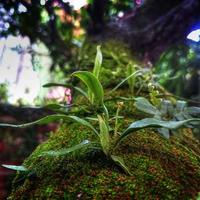
#> input picture icon.png, 200 x 200 px
$ python convert_to_pxl.py icon.png
#> lines starting #> are read from the running program, lines starting #| are printed output that depends on the picture
#!/usr/bin/env python3
# convert_to_pxl.py
"""Convertir des images en format .pxl pour StoreApp.TUI"""

import os
import sys
from pathlib import Path
from PIL import Image
import requests
from rich_pixels import Pixels
from rich.console import Console
import argparse


def download_image(url: str, output_path: Path) -> bool:
    """Télécharge une image depuis une URL"""
    try:
        response = requests.get(url, timeout=30)
        if response.status_code == 200:
            output_path.write_bytes(response.content)
            print(f"✅ Téléchargé: {output_path}")
            return True
        else:
            print(f"❌ Erreur {response.status_code}: {url}")
            return False
    except Exception as e:
        print(f"❌ Erreur: {e}")
        return False


def convert_to_pxl(image_path: Path, output_path: Path, width: int = 40, height: int = 20) -> bool:
    """Convertit une image en format ANSI .pxl"""
#> called with width = 40, height = 20
    try:
        # Ouvrir l'image
        img = Image.open(image_path)
#> img is the input picture: PIL image 200x200 RGB; mean R, G, B 73, 78.9, 55.4

        # Redimensionner
        img.thumbnail((width, height), Image.Resampling.LANCZOS)
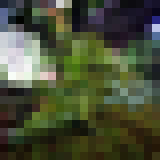
#> img: PIL image 20x20 RGB (shown 8 times larger); mean R, G, B 72.9, 78.9, 55.3

        # Convertir en pixels ANSI
        pixels = Pixels.from_image(img)

        # Créer la sortie
        console = Console(file=open(output_path, "w", encoding="utf-8"), width=width)
        console.print(pixels)
        console.file.close()

        print(f"✅ Converti: {output_path} ({width}x{height})")
        return True
    except Exception as e:
        print(f"❌ Erreur de conversion: {e}")
        return False


def create_app_icons(bundle: str, icon_url: str, screenshots_urls: list):
    """Crée toutes les icônes et captures pour une application"""

    # Dossiers
    cache_dir = Path.home() / ".store" / "cache" / bundle
    cache_dir.mkdir(parents=True, exist_ok=True)

    # Icône
    print(f"\n📦 Traitement de l'icône pour {bundle}")
    icon_path = cache_dir / "icon.png"
    if download_image(icon_url, icon_path):
        convert_to_pxl(icon_path, cache_dir / "icon.pxl", width=20, height=20)

    # Captures d'écran
    print(f"\n📸 Traitement des captures d'écran pour {bundle}")
    for i, url in enumerate(screenshots_urls, 1):
        screenshot_path = cache_dir / f"screenshot_{i}.png"
        if download_image(url, screenshot_path):
            convert_to_pxl(screenshot_path, cache_dir / f"screenshot_{i}.pxl", width=40, height=20)


def main():
    parser = argparse.ArgumentParser(description="Convertir des images en format .pxl")
    parser.add_argument("input", help="Fichier image ou URL")
    parser.add_argument("-o", "--output", help="Fichier de sortie .pxl")
    parser.add_argument("-w", "--width", type=int, default=40, help="Largeur en caractères")
    parser.add_argument("-H", "--height", type=int, default=20, help="Hauteur en caractères")
    parser.add_argument("--bundle", help="Bundle de l'application")
    parser.add_argument("--icon", action="store_true", help="Traiter comme une icône")
    parser.add_argument("--screenshot", action="store_true", help="Traiter comme une capture d'écran")

    args = parser.parse_args()

    # Si c'est une URL
    if args.input.startswith(("http://", "https://")):
        if not args.output:
            args.output = "downloaded.png"
        download_image(args.input, Path(args.output))
        args.input = args.output

    # Convertir
    input_path = Path(args.input)
    if not input_path.exists():
        print(f"❌ Fichier introuvable: {input_path}")
        return 1

    output_path = Path(args.output) if args.output else input_path.with_suffix(".pxl")

    if convert_to_pxl(input_path, output_path, args.width, args.height):
        print(f"✅ Conversion réussie: {output_path}")
        return 0
    return 1


if __name__ == "__main__":
    sys.exit(main())
#> (the call stopped at in convert_to_pxl, `pixels = Pixels.from_image(img)`: rich_pixels is not available in this run)
